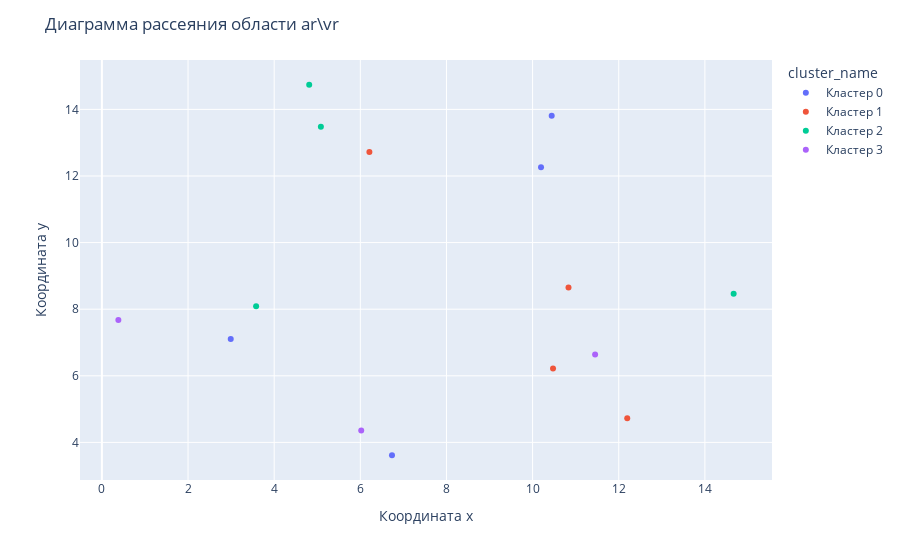
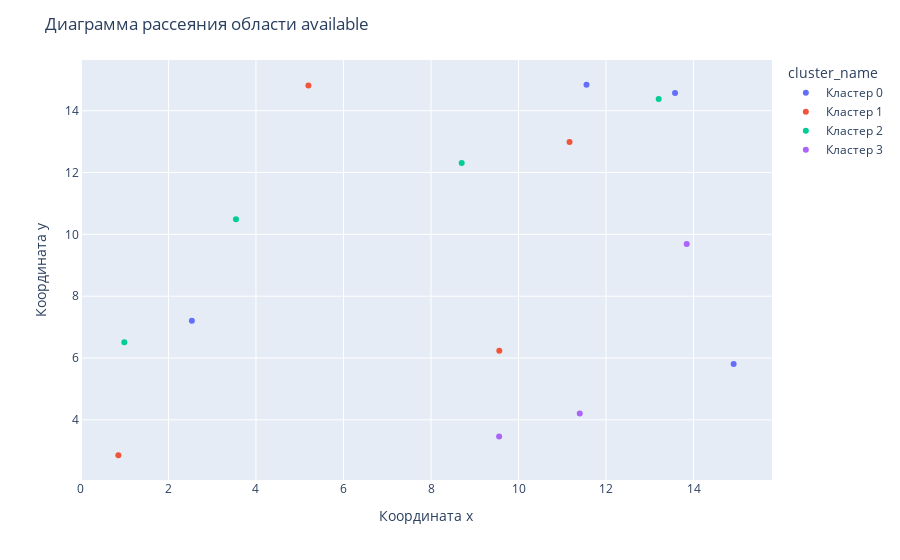
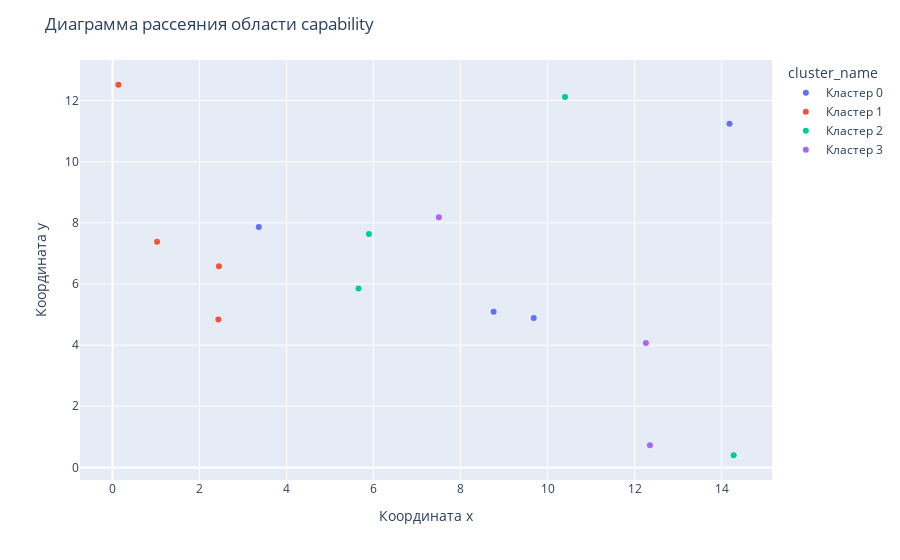
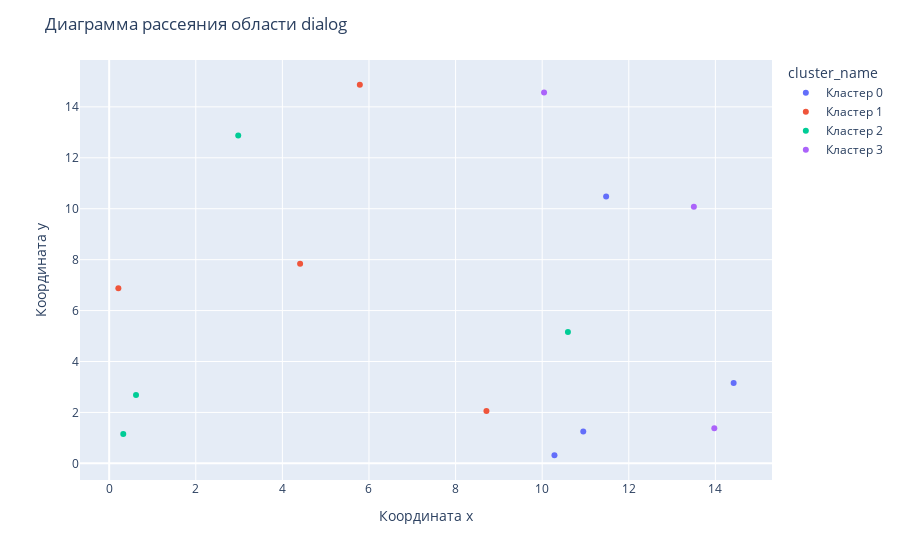

Here is the notebook cell these charts were saved with, in order:
### Code cell
make_scatter(df)

### Figure 1 — Plotly figure (JSON) as saved in the notebook; plotly's stock layout.template omitted (floating-point values rounded to 4 significant figures)
{"data": [{"hovertemplate": "cluster_name=Кластер 0<br>Координата x=%{x}<br>Координата y=%{y}<extra></extra>", "legendgroup": "Кластер 0", "marker": {"color": "#636efa", "symbol": "circle"}, "mode": "markers", "name": "Кластер 0", "orientation": "v", "showlegend": true, "type": "scatter", "x": [2.991, 10.2, 10.44, 6.735], "xaxis": "x", "y": [7.107, 12.26, 13.81, 3.614], "yaxis": "y"}, {"hovertemplate": "cluster_name=Кластер 1<br>Координата x=%{x}<br>Координата y=%{y}<extra></extra>", "legendgroup": "Кластер 1", "marker": {"color": "#EF553B", "symbol": "circle"}, "mode": "markers", "name": "Кластер 1", "orientation": "v", "showlegend": true, "type": "scatter", "x": [10.47, 6.211, 10.83, 12.2], "xaxis": "x", "y": [6.22, 12.72, 8.653, 4.724], "yaxis": "y"}, {"hovertemplate": "cluster_name=Кластер 2<br>Координата x=%{x}<br>Координата y=%{y}<extra></extra>", "legendgroup": "Кластер 2", "marker": {"color": "#00cc96", "symbol": "circle"}, "mode": "markers", "name": "Кластер 2", "orientation": "v", "showlegend": true, "type": "scatter", "x": [3.581, 14.67, 5.084, 4.813], "xaxis": "x", "y": [8.09, 8.467, 13.48, 14.74], "yaxis": "y"}, {"hovertemplate": "cluster_name=Кластер 3<br>Координата x=%{x}<br>Координата y=%{y}<extra></extra>", "legendgroup": "Кластер 3", "marker": {"color": "#ab63fa", "symbol": "circle"}, "mode": "markers", "name": "Кластер 3", "orientation": "v", "showlegend": true, "type": "scatter", "x": [0.382, 6.021, 11.45], "xaxis": "x", "y": [7.675, 4.355, 6.642], "yaxis": "y"}], "layout": {"legend": {"title": {"text": "cluster_name"}, "tracegroupgap": 0}, "margin": {"t": 60}, "title": {"text": "Диаграмма рассеяния области ar\\vr"}, "xaxis": {"anchor": "y", "domain": [0, 1], "title": {"text": "Координата x"}}, "yaxis": {"anchor": "x", "domain": [0, 1], "title": {"text": "Координата y"}}}}

### Figure 2 — Plotly figure (JSON) as saved in the notebook; plotly's stock layout.template omitted (floating-point values rounded to 4 significant figures)
{"data": [{"hovertemplate": "cluster_name=Кластер 0<br>Координата x=%{x}<br>Координата y=%{y}<extra></extra>", "legendgroup": "Кластер 0", "marker": {"color": "#636efa", "symbol": "circle"}, "mode": "markers", "name": "Кластер 0", "orientation": "v", "showlegend": true, "type": "scatter", "x": [11.55, 13.58, 2.535, 14.92], "xaxis": "x", "y": [14.84, 14.57, 7.201, 5.808], "yaxis": "y"}, {"hovertemplate": "cluster_name=Кластер 1<br>Координата x=%{x}<br>Координата y=%{y}<extra></extra>", "legendgroup": "Кластер 1", "marker": {"color": "#EF553B", "symbol": "circle"}, "mode": "markers", "name": "Кластер 1", "orientation": "v", "showlegend": true, "type": "scatter", "x": [9.561, 11.17, 0.8546, 5.198], "xaxis": "x", "y": [6.234, 12.99, 2.855, 14.82], "yaxis": "y"}, {"hovertemplate": "cluster_name=Кластер 2<br>Координата x=%{x}<br>Координата y=%{y}<extra></extra>", "legendgroup": "Кластер 2", "marker": {"color": "#00cc96", "symbol": "circle"}, "mode": "markers", "name": "Кластер 2", "orientation": "v", "showlegend": true, "type": "scatter", "x": [3.542, 8.702, 13.2, 0.9909], "xaxis": "x", "y": [10.49, 12.31, 14.37, 6.513], "yaxis": "y"}, {"hovertemplate": "cluster_name=Кластер 3<br>Координата x=%{x}<br>Координата y=%{y}<extra></extra>", "legendgroup": "Кластер 3", "marker": {"color": "#ab63fa", "symbol": "circle"}, "mode": "markers", "name": "Кластер 3", "orientation": "v", "showlegend": true, "type": "scatter", "x": [13.84, 9.557, 11.4], "xaxis": "x", "y": [9.688, 3.457, 4.206], "yaxis": "y"}], "layout": {"legend": {"title": {"text": "cluster_name"}, "tracegroupgap": 0}, "margin": {"t": 60}, "title": {"text": "Диаграмма рассеяния области available"}, "xaxis": {"anchor": "y", "domain": [0, 1], "title": {"text": "Координата x"}}, "yaxis": {"anchor": "x", "domain": [0, 1], "title": {"text": "Координата y"}}}}

### Figure 3 — Plotly figure (JSON) as saved in the notebook; plotly's stock layout.template omitted (floating-point values rounded to 4 significant figures)
{"data": [{"hovertemplate": "cluster_name=Кластер 0<br>Координата x=%{x}<br>Координата y=%{y}<extra></extra>", "legendgroup": "Кластер 0", "marker": {"color": "#636efa", "symbol": "circle"}, "mode": "markers", "name": "Кластер 0", "orientation": "v", "showlegend": true, "type": "scatter", "x": [3.363, 14.18, 9.681, 8.76], "xaxis": "x", "y": [7.862, 11.24, 4.886, 5.091], "yaxis": "y"}, {"hovertemplate": "cluster_name=Кластер 1<br>Координата x=%{x}<br>Координата y=%{y}<extra></extra>", "legendgroup": "Кластер 1", "marker": {"color": "#EF553B", "symbol": "circle"}, "mode": "markers", "name": "Кластер 1", "orientation": "v", "showlegend": true, "type": "scatter", "x": [2.433, 0.1341, 1.024, 2.446], "xaxis": "x", "y": [4.84, 12.52, 7.379, 6.577], "yaxis": "y"}, {"hovertemplate": "cluster_name=Кластер 2<br>Координата x=%{x}<br>Координата y=%{y}<extra></extra>", "legendgroup": "Кластер 2", "marker": {"color": "#00cc96", "symbol": "circle"}, "mode": "markers", "name": "Кластер 2", "orientation": "v", "showlegend": true, "type": "scatter", "x": [5.655, 5.894, 14.28, 10.4], "xaxis": "x", "y": [5.854, 7.635, 0.3976, 12.12], "yaxis": "y"}, {"hovertemplate": "cluster_name=Кластер 3<br>Координата x=%{x}<br>Координата y=%{y}<extra></extra>", "legendgroup": "Кластер 3", "marker": {"color": "#ab63fa", "symbol": "circle"}, "mode": "markers", "name": "Кластер 3", "orientation": "v", "showlegend": true, "type": "scatter", "x": [12.35, 12.26, 7.502], "xaxis": "x", "y": [0.727, 4.072, 8.185], "yaxis": "y"}], "layout": {"legend": {"title": {"text": "cluster_name"}, "tracegroupgap": 0}, "margin": {"t": 60}, "title": {"text": "Диаграмма рассеяния области capability"}, "xaxis": {"anchor": "y", "domain": [0, 1], "title": {"text": "Координата x"}}, "yaxis": {"anchor": "x", "domain": [0, 1], "title": {"text": "Координата y"}}}}

### Figure 4 — Plotly figure (JSON) as saved in the notebook; plotly's stock layout.template omitted (floating-point values rounded to 4 significant figures)
{"data": [{"hovertemplate": "cluster_name=Кластер 0<br>Координата x=%{x}<br>Координата y=%{y}<extra></extra>", "legendgroup": "Кластер 0", "marker": {"color": "#636efa", "symbol": "circle"}, "mode": "markers", "name": "Кластер 0", "orientation": "v", "showlegend": true, "type": "scatter", "x": [10.95, 10.28, 11.48, 14.42], "xaxis": "x", "y": [1.249, 0.319, 10.48, 3.155], "yaxis": "y"}, {"hovertemplate": "cluster_name=Кластер 1<br>Координата x=%{x}<br>Координата y=%{y}<extra></extra>", "legendgroup": "Кластер 1", "marker": {"color": "#EF553B", "symbol": "circle"}, "mode": "markers", "name": "Кластер 1", "orientation": "v", "showlegend": true, "type": "scatter", "x": [4.409, 5.789, 0.2119, 8.713], "xaxis": "x", "y": [7.835, 14.87, 6.879, 2.056], "yaxis": "y"}, {"hovertemplate": "cluster_name=Кластер 2<br>Координата x=%{x}<br>Координата y=%{y}<extra></extra>", "legendgroup": "Кластер 2", "marker": {"color": "#00cc96", "symbol": "circle"}, "mode": "markers", "name": "Кластер 2", "orientation": "v", "showlegend": true, "type": "scatter", "x": [0.6199, 2.98, 0.3255, 10.59], "xaxis": "x", "y": [2.682, 12.88, 1.152, 5.158], "yaxis": "y"}, {"hovertemplate": "cluster_name=Кластер 3<br>Координата x=%{x}<br>Координата y=%{y}<extra></extra>", "legendgroup": "Кластер 3", "marker": {"color": "#ab63fa", "symbol": "circle"}, "mode": "markers", "name": "Кластер 3", "orientation": "v", "showlegend": true, "type": "scatter", "x": [10.04, 13.5, 13.98], "xaxis": "x", "y": [14.56, 10.08, 1.382], "yaxis": "y"}], "layout": {"legend": {"title": {"text": "cluster_name"}, "tracegroupgap": 0}, "margin": {"t": 60}, "title": {"text": "Диаграмма рассеяния области dialog"}, "xaxis": {"anchor": "y", "domain": [0, 1], "title": {"text": "Координата x"}}, "yaxis": {"anchor": "x", "domain": [0, 1], "title": {"text": "Координата y"}}}}
